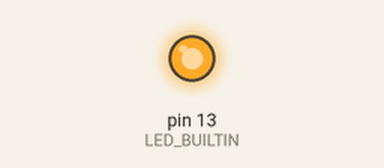
This sketch was run on a simulated Arduino Uno, built with avr-gcc and run on an emulated ATmega328P. On the bench: output pins drawn as LEDs (lit = HIGH).

Above: at 1.0 s.
At 4.1 s:
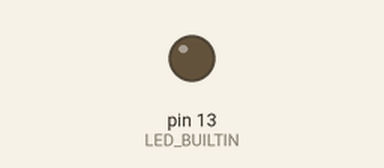
Timing chart, 0 to 8.2 s (numbered marks = the images above):
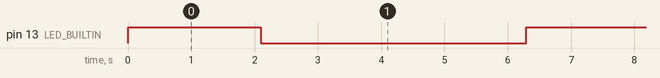

The sketch:

CSCI241_Blink_Led-1.ino
```cpp
// Blink an LED using CSCI utility routines.

#include <CSCI_LED.h>     // Library routines
#include <CSCI_Timers.h>

const int pinLed = LED_BUILTIN; // GPIO pin number LED is connected to.

const int LedOnState = HIGH;  // State which turns LED on.
const int LedOffState = LOW;  // State which turns LED off.

const int LedOnTime = 2000;   // LED on time (in milliseconds).
const int LedOffTime = 4000;  // LED off time (in milliseconds).

// This routine called once at program start.

void setup()
{
  SetupLED(pinLed);   // Setup GPIO pin for output.
}

// This routine called repeatedly until a "reset" is performed.

void loop ()
{
  SetLEDState(pinLed, LedOnState);
  WaitMillis(LedOnTime);
  SetLEDState(pinLed, LedOffState);
  WaitMillis(LedOffTime);
}
```

Measured:
- by itself, pin 13 (LED_BUILTIN): alternates HIGH for 2.1 s and LOW for 4.2 s
